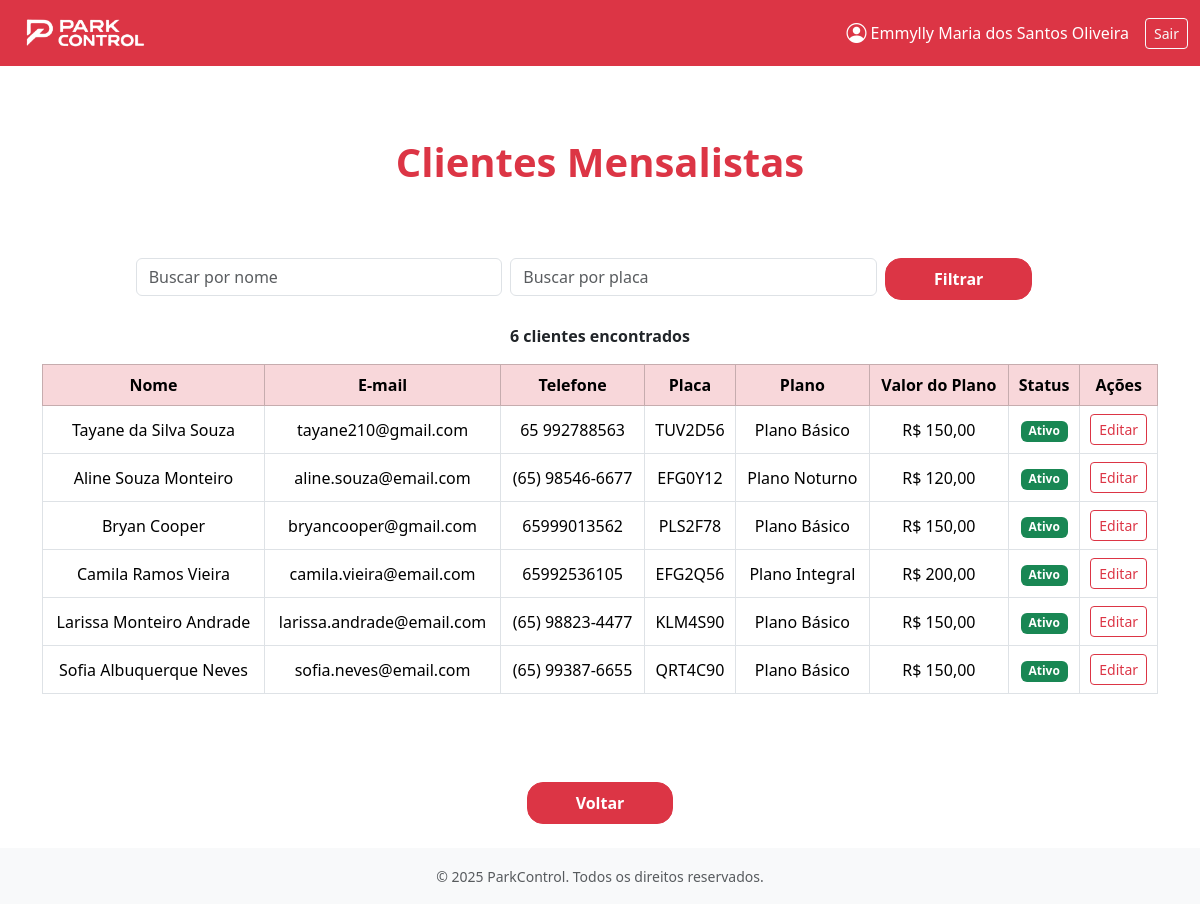
/mensalistas/ (signed in), run on the app's committed database.
### apps/usuarios/models.py (models this page shows)
class Usuario(AbstractUser):
    perfil_acesso = models.CharField(max_length=20, choices=[
        ('Administrador', 'Administrador'),
        ('Frentista', 'Frentista'),
        ('Contador', 'Contador')
    ])
    historico = HistoricalRecords()  # Adiciona histórico de alterações

### apps/clientes/models.py (models this page shows, shortened)
class Mensalista(models.Model):
    nome = models.CharField(max_length=100)
    telefone = models.CharField(
        max_length=15,
        validators=[
            RegexValidator(
                r'^\(?\d{2}\)?[-.\s]?\d{4,5}[-.\s]?\d{4}$',
                'Telefone no formato inválido (ex: (65) 99999-9999)'
            )
        ]
    )
    email = models.EmailField(max_length=100)
    plano = models.ForeignKey(
        Planos,
        on_delete=models.SET_NULL,
        null=True,
        limit_choices_to={'tipo_plano': 'Mensalista'},
        related_name="mensalistas"
    )
    placa = models.CharField(
        max_length=10,
        unique=True,
        validators=[
            RegexValidator(
                r'^[A-Z]{3}[0-9][A-Z][0-9]{2}$',
                'Placa no formato inválido (ex: ABC1D23 - padrão Mercosul)'
            )
        ]
    )
    ativo = models.BooleanField(default=True)
    historico = HistoricalRecords()  # Adiciona histórico de alterações

### apps/planos/models.py (models this page shows, shortened)
class Planos(models.Model):
    TIPO_PLANO_CHOICES = [
        ('Mensalista', 'Mensalista'),
        ('Diarista', 'Diarista'),
    ]
    TIPO_MENSAL_CHOICES = [
        ('Mensal', 'Mensal'),
        ('Anual','Anual')
    ]
    STATUS_CHOICES = [
        ('Ativo', 'Ativo'),
        ('Inativo', 'Inativo'),
    ]
    nome = models.CharField( max_length=50, blank=False, null=False)
    validade = models.PositiveIntegerField(blank=False, null=False)
    descricao = models.TextField(blank=True)
    data_criacao = models.DateTimeField(auto_now_add=True)
    ultima_alteracao = models.DateTimeField(auto_now=True)
    tipo_plano = models.CharField(max_length=20, choices=TIPO_PLANO_CHOICES, blank=False, null=False)
    status = models.CharField(max_length=20, choices=STATUS_CHOICES, blank=True, null=True,default='Ativo')
    valor_diaria = models.DecimalField(max_digits=10, decimal_places=2, blank=True, null=True)
    valor = models.DecimalField(max_digits=10, decimal_places=2, blank=True, null=True)
    tipo_mensal  = models.CharField(max_length=20, choices=TIPO_MENSAL_CHOICES, blank=True, null=True)
    historico = HistoricalRecords()  # Adiciona histórico de alterações

### apps/clientes/views.py (the view)
# urls.py: path('mensalistas/', views.cliente_mensalista_view, name='cliente_mensalista'),
@login_required(login_url='login_parkcontrol')
def cliente_mensalista_view(request):
    mensalistas = Mensalista.objects.all()
    query_nome = request.GET.get('nome', '')
    query_placa = request.GET.get('placa', '')
    if query_nome:
        mensalistas = mensalistas.filter(nome__icontains=query_nome)
    if query_placa:
        mensalistas = mensalistas.filter(placa__icontains=query_placa)
    logger.info(f"Visualização lista mensalistas - filtros: nome='{query_nome}', placa='{query_placa}'")
    return render(request, 'clientes/cliente_mensalista.html', {'mensalistas': mensalistas, 'query_nome': query_nome, 'query_placa': query_placa})

### apps/clientes/templates/clientes/cliente_mensalista.html (shortened to what this page needs)
{% extends "base.html" %}
{% load static %}
{% block content %}
<main class="flex-grow-1 d-flex flex-column justify-content-center align-items-center py-5">
    <h1 class="text-danger fw-bold mb-5">Clientes Mensalistas</h1>
    <div class="container mt-4">
        <form method="GET" class="row g-2 mb-4 justify-content-center">
            <div class="col-md-4">
                <input type="text" name="nome" class="form-control" placeholder="Buscar por nome" value="{{ request.GET.nome }}">
            </div>
            <div class="col-md-4">
                <input type="text" name="placa" class="form-control" placeholder="Buscar por placa" value="{{ request.GET.placa }}">
            </div>
            <div class="col-md-2">
                <button type="submit" class="btn btn-danger px-5 py-2 rounded-4 fw-bold">Filtrar</button>
            </div>
        </form>
        <p class="text-center fw-bold">
            {{ mensalistas|length }} cliente{{ mensalistas|length|pluralize }} encontrado{{ mensalistas|length|pluralize }}
        </p>
        <div class="table-responsive">
            {% if mensalistas %}
            <table class="table table-bordered text-center align-middle">
                <thead class="table-danger">
                    <tr>
                        <th>Nome</th>
                        <th>E-mail</th>
                        <th>Telefone</th>
                        <th>Placa</th>
                        <th>Plano</th>
                        <th>Valor do Plano</th>
                        <th>Status</th>
                        <th>Ações</th>
                    </tr>
                </thead>
                <tbody>
                    {% for cliente in mensalistas %}
                    <tr>
                        <td>{{ cliente.nome }}</td>
                        <td>{{ cliente.email }}</td>
                        <td>{{ cliente.telefone }}</td>
                        <td>{{ cliente.placa }}</td>
                        <td>{{ cliente.plano.nome }}</td>
                        <td>R$ {{ cliente.plano.valor|floatformat:2 }}</td>
                        <td>
                            {% if cliente.ativo %}
                                <span class="badge bg-success">Ativo</span>
                            {% else %}
                                <span class="badge bg-secondary">Inativo</span>
                            {% endif %}
                        </td>
                        <td>
                            <a href="{% url 'clientes:editar_mensalista' pk=cliente.pk %}" class="btn btn-outline-danger btn-sm">Editar</a>
                        </td>
                    </tr>
                    {% empty %}
                    <tr>
                        <td colspan="6">Nenhum cliente encontrado.</td>
                    </tr>
                    {% endfor %}
                </tbody>
            </table>
            {% else %}
            <p class="text-center fw-bold text-muted">Nenhum cliente encontrado.</p>
            {% endif %}
        </div>
    </div>
</main>
<footer class="text-center mt-4">
    {% if user.is_authenticated and user.perfil_acesso == 'Administrador' %}
        <a href="{% url 'usuarios:gerencia_cliente' %}" class="btn btn-danger px-5 py-2 rounded-4 fw-bold">Voltar</a>
    {% else %}
        <a href="{% url 'frentistas:gerenciar_clientes' %}" class="btn btn-danger px-5 py-2 rounded-4 fw-bold">Voltar</a>
    {% endif %}
</footer>
{% endblock %}

### base_templates/navbar.html (shortened to what this page needs)
{% load static %}
<nav class="navbar navbar-expand-lg navbar-dark bg-danger">
    <div class="container-fluid">
        <a class="navbar-brand d-flex align-items-center" href="{% url 'usuarios:home' %}">
            <img src="{% static 'images/logo-branca.png' %}" alt="Logo" class="me-2" style="height: 40px;">
        </a>
        <div class="collapse navbar-collapse" id="navbarContent">
            <div class="ms-auto d-flex align-items-center">
                {% if user.is_authenticated %}
                    <a href="{% url 'usuarios:perfil_usuario' %}" class="text-white text-decoration-none me-3 d-flex align-items-center">
                        <i class="bi bi-person-circle me-1 fs-5"></i>
                        {{ user.get_full_name|default:user.username }}
                    </a>
                    <a class="btn btn-outline-light btn-sm" href="{% url 'usuarios:logout_parkcontrol' %}">Sair</a>
                {% endif %}
            </div>
        </div>
    </div>
</nav>

### data on the page
Usuario: get_full_name "Emmylly Maria dos Santos Oliveira"
Mensalista: nome "Tayane da Silva Souza", email "tayane210@gmail.com", telefone "65 992788563", placa "TUV2D56", plano.nome "Plano Básico", plano.valor "150,00", ativo "Ativo"
Mensalista: nome "Aline Souza Monteiro", email "aline.souza@email.com", telefone "(65) 98546-6677", placa "EFG0Y12", plano.nome "Plano Noturno", plano.valor "120,00", ativo "Ativo"
Mensalista: nome "Bryan Cooper", email "bryancooper@gmail.com", telefone "65999013562", placa "PLS2F78", plano.nome "Plano Básico", plano.valor "150,00", ativo "Ativo"
Mensalista: nome "Camila Ramos Vieira", email "camila.vieira@email.com", telefone "65992536105", placa "EFG2Q56", plano.nome "Plano Integral", plano.valor "200,00", ativo "Ativo"
Mensalista: nome "Larissa Monteiro Andrade", email "larissa.andrade@email.com", telefone "(65) 98823-4477", placa "KLM4S90", plano.nome "Plano Básico", plano.valor "150,00", ativo "Ativo"
Mensalista: nome "Sofia Albuquerque Neves", email "sofia.neves@email.com", telefone "(65) 99387-6655", placa "QRT4C90", plano.nome "Plano Básico", plano.valor "150,00", ativo "Ativo"

### other printed values
{{ mensalistas|length }} "6"
